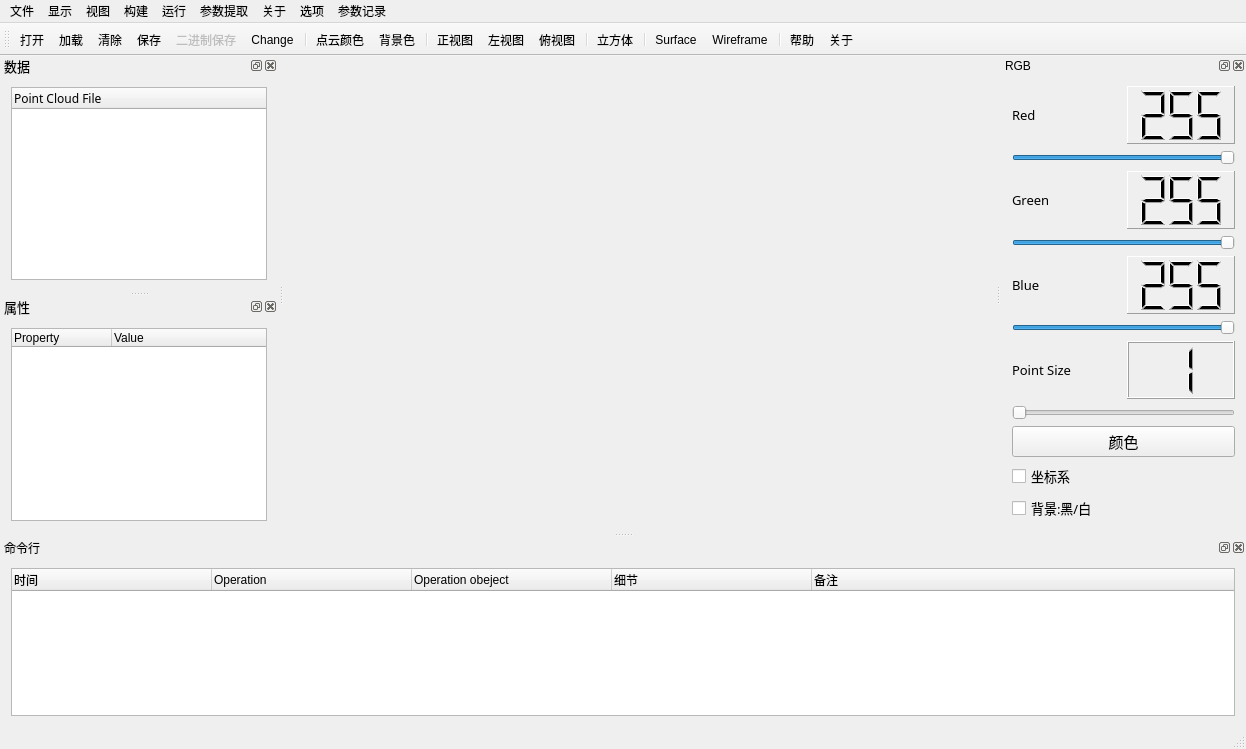
<?xml version="1.0" encoding="UTF-8"?>
<ui version="4.0">
 <class>CloudViewerClass</class>
 <widget class="QMainWindow" name="CloudViewerClass">
  <property name="geometry">
   <rect>
    <x>0</x>
    <y>0</y>
    <width>1246</width>
    <height>749</height>
   </rect>
  </property>
  <property name="sizePolicy">
   <sizepolicy hsizetype="Expanding" vsizetype="Expanding">
    <horstretch>85</horstretch>
    <verstretch>0</verstretch>
   </sizepolicy>
  </property>
  <property name="minimumSize">
   <size>
    <width>900</width>
    <height>650</height>
   </size>
  </property>
  <property name="maximumSize">
   <size>
    <width>16777215</width>
    <height>16777215</height>
   </size>
  </property>
  <property name="windowTitle">
   <string>单木点云提取系统</string>
  </property>
  <property name="styleSheet">
   <string notr="true"/>
  </property>
  <property name="animated">
   <bool>true</bool>
  </property>
  <property name="tabShape">
   <enum>QTabWidget::Rounded</enum>
  </property>
  <property name="dockNestingEnabled">
   <bool>false</bool>
  </property>
  <widget class="QWidget" name="centralWidget">
   <property name="sizePolicy">
    <sizepolicy hsizetype="Preferred" vsizetype="Preferred">
     <horstretch>0</horstretch>
     <verstretch>0</verstretch>
    </sizepolicy>
   </property>
   <layout class="QHBoxLayout" name="horizontalLayout_5">
    <item>
     <widget class="QVTKWidget" name="screen" native="true">
      <property name="minimumSize">
       <size>
        <width>600</width>
        <height>400</height>
       </size>
      </property>
     </widget>
    </item>
   </layout>
  </widget>
  <widget class="QMenuBar" name="menuBar">
   <property name="geometry">
    <rect>
     <x>0</x>
     <y>0</y>
     <width>1246</width>
     <height>26</height>
    </rect>
   </property>
   <property name="font">
    <font>
     <family>微软雅黑</family>
    </font>
   </property>
   <widget class="QMenu" name="menuFile">
    <property name="title">
     <string>文件</string>
    </property>
    <addaction name="openAction"/>
    <addaction name="addAction"/>
    <addaction name="clearAction"/>
    <addaction name="saveAction"/>
    <addaction name="saveBinaryAction"/>
    <addaction name="changeAction"/>
    <addaction name="exitAction"/>
   </widget>
   <widget class="QMenu" name="menuGenerate">
    <property name="title">
     <string>构建</string>
    </property>
    <widget class="QMenu" name="menuBasic_shapes">
     <property name="title">
      <string>Basic shapes</string>
     </property>
     <property name="icon">
      <iconset resource="cloudviewer.qrc">
       <normaloff>:/Resources/images/shape.png</normaloff>:/Resources/images/shape.png</iconset>
     </property>
     <addaction name="sphereAction"/>
     <addaction name="cylinderAction"/>
    </widget>
    <addaction name="cubeAction"/>
    <addaction name="menuBasic_shapes"/>
   </widget>
   <widget class="QMenu" name="menuAbout">
    <property name="title">
     <string>关于</string>
    </property>
    <addaction name="helpAction"/>
    <addaction name="aboutAction"/>
   </widget>
   <widget class="QMenu" name="menuOption">
    <property name="title">
     <string>选项</string>
    </property>
    <widget class="QMenu" name="themeAction">
     <property name="title">
      <string>主题</string>
     </property>
     <property name="icon">
      <iconset resource="cloudviewer.qrc">
       <normaloff>:/Resources/images/theme.png</normaloff>:/Resources/images/theme.png</iconset>
     </property>
     <addaction name="windowsThemeAction"/>
     <addaction name="darculaThemeAction"/>
    </widget>
    <widget class="QMenu" name="langAction">
     <property name="enabled">
      <bool>false</bool>
     </property>
     <property name="title">
      <string>语言</string>
     </property>
     <property name="icon">
      <iconset resource="cloudviewer.qrc">
       <normaloff>:/Resources/images/language.png</normaloff>:/Resources/images/language.png</iconset>
     </property>
     <addaction name="englishAction"/>
     <addaction name="chineseAction"/>
    </widget>
    <addaction name="themeAction"/>
    <addaction name="langAction"/>
   </widget>
   <widget class="QMenu" name="menuView">
    <property name="title">
     <string>显示</string>
    </property>
    <widget class="QMenu" name="menuAngle_view">
     <property name="title">
      <string>视角</string>
     </property>
     <addaction name="mainviewAction"/>
     <addaction name="leftviewAction"/>
     <addaction name="topviewAction"/>
    </widget>
    <addaction name="pointcolorAction"/>
    <addaction name="bgcolorAction"/>
    <addaction name="menuAngle_view"/>
   </widget>
   <widget class="QMenu" name="menuView_2">
    <property name="title">
     <string>视图</string>
    </property>
    <addaction name="dataAction"/>
    <addaction name="propertyAction"/>
    <addaction name="consoleAction"/>
    <addaction name="RGBAction"/>
   </widget>
   <widget class="QMenu" name="menuProcess">
    <property name="title">
     <string>运行</string>
    </property>
    <widget class="QMenu" name="menuDignalModel">
     <property name="title">
      <string>数字模型生成</string>
     </property>
     <addaction name="action_DEM"/>
     <addaction name="action_DSM"/>
     <addaction name="action_CHM"/>
    </widget>
    <addaction name="meshsurfaceAction"/>
    <addaction name="wireframeAction"/>
    <addaction name="separator"/>
    <addaction name="actionCSF_lvB"/>
    <addaction name="actionlvbo"/>
    <addaction name="separator"/>
    <addaction name="actionlas_pcd"/>
    <addaction name="separator"/>
    <addaction name="actionNpCloud"/>
    <addaction name="menuDignalModel"/>
   </widget>
   <widget class="QMenu" name="menu">
    <property name="title">
     <string>参数提取</string>
    </property>
    <addaction name="actionyuannihe"/>
   </widget>
   <widget class="QMenu" name="menu_2">
    <property name="title">
     <string>参数记录</string>
    </property>
    <addaction name="actionJGJL"/>
   </widget>
   <addaction name="menuFile"/>
   <addaction name="menuView"/>
   <addaction name="menuView_2"/>
   <addaction name="menuGenerate"/>
   <addaction name="menuProcess"/>
   <addaction name="menu"/>
   <addaction name="menuAbout"/>
   <addaction name="menuOption"/>
   <addaction name="menu_2"/>
  </widget>
  <widget class="QToolBar" name="mainToolBar">
   <attribute name="toolBarArea">
    <enum>TopToolBarArea</enum>
   </attribute>
   <attribute name="toolBarBreak">
    <bool>false</bool>
   </attribute>
   <addaction name="openAction"/>
   <addaction name="addAction"/>
   <addaction name="clearAction"/>
   <addaction name="saveAction"/>
   <addaction name="saveBinaryAction"/>
   <addaction name="changeAction"/>
   <addaction name="separator"/>
   <addaction name="pointcolorAction"/>
   <addaction name="bgcolorAction"/>
   <addaction name="separator"/>
   <addaction name="mainviewAction"/>
   <addaction name="leftviewAction"/>
   <addaction name="topviewAction"/>
   <addaction name="separator"/>
   <addaction name="cubeAction"/>
   <addaction name="separator"/>
   <addaction name="meshsurfaceAction"/>
   <addaction name="wireframeAction"/>
   <addaction name="separator"/>
   <addaction name="helpAction"/>
   <addaction name="aboutAction"/>
  </widget>
  <widget class="QStatusBar" name="statusBar"/>
  <widget class="QDockWidget" name="RGBDock">
   <property name="minimumSize">
    <size>
     <width>245</width>
     <height>400</height>
    </size>
   </property>
   <property name="maximumSize">
    <size>
     <width>300</width>
     <height>524287</height>
    </size>
   </property>
   <property name="windowTitle">
    <string>RGB</string>
   </property>
   <attribute name="dockWidgetArea">
    <number>2</number>
   </attribute>
   <widget class="QWidget" name="dockWidgetContents_4">
    <layout class="QVBoxLayout" name="verticalLayout_2">
     <item>
      <layout class="QVBoxLayout" name="verticalLayout">
       <item>
        <layout class="QHBoxLayout" name="horizontalLayout">
         <item>
          <widget class="QLabel" name="label_1">
           <property name="sizePolicy">
            <sizepolicy hsizetype="Expanding" vsizetype="Preferred">
             <horstretch>0</horstretch>
             <verstretch>0</verstretch>
            </sizepolicy>
           </property>
           <property name="font">
            <font>
             <family>微软雅黑</family>
             <pointsize>10</pointsize>
            </font>
           </property>
           <property name="text">
            <string>Red</string>
           </property>
          </widget>
         </item>
         <item>
          <widget class="QLCDNumber" name="rLCD">
           <property name="sizePolicy">
            <sizepolicy hsizetype="Expanding" vsizetype="Minimum">
             <horstretch>0</horstretch>
             <verstretch>0</verstretch>
            </sizepolicy>
           </property>
           <property name="autoFillBackground">
            <bool>false</bool>
           </property>
           <property name="inputMethodHints">
            <set>Qt::ImhNone</set>
           </property>
           <property name="frameShape">
            <enum>QFrame::Panel</enum>
           </property>
           <property name="frameShadow">
            <enum>QFrame::Raised</enum>
           </property>
           <property name="lineWidth">
            <number>1</number>
           </property>
           <property name="smallDecimalPoint">
            <bool>false</bool>
           </property>
           <property name="digitCount">
            <number>3</number>
           </property>
           <property name="mode">
            <enum>QLCDNumber::Dec</enum>
           </property>
           <property name="value" stdset="0">
            <double>255.000000000000000</double>
           </property>
           <property name="intValue" stdset="0">
            <number>255</number>
           </property>
          </widget>
         </item>
        </layout>
       </item>
       <item>
        <widget class="QSlider" name="rSlider">
         <property name="sizePolicy">
          <sizepolicy hsizetype="Expanding" vsizetype="Fixed">
           <horstretch>0</horstretch>
           <verstretch>0</verstretch>
          </sizepolicy>
         </property>
         <property name="minimumSize">
          <size>
           <width>132</width>
           <height>0</height>
          </size>
         </property>
         <property name="maximum">
          <number>255</number>
         </property>
         <property name="sliderPosition">
          <number>255</number>
         </property>
         <property name="orientation">
          <enum>Qt::Horizontal</enum>
         </property>
        </widget>
       </item>
       <item>
        <layout class="QHBoxLayout" name="horizontalLayout_2">
         <item>
          <widget class="QLabel" name="label_2">
           <property name="sizePolicy">
            <sizepolicy hsizetype="Expanding" vsizetype="Preferred">
             <horstretch>0</horstretch>
             <verstretch>0</verstretch>
            </sizepolicy>
           </property>
           <property name="font">
            <font>
             <family>微软雅黑</family>
             <pointsize>10</pointsize>
            </font>
           </property>
           <property name="text">
            <string>Green</string>
           </property>
          </widget>
         </item>
         <item>
          <widget class="QLCDNumber" name="gLCD">
           <property name="sizePolicy">
            <sizepolicy hsizetype="Expanding" vsizetype="Minimum">
             <horstretch>0</horstretch>
             <verstretch>0</verstretch>
            </sizepolicy>
           </property>
           <property name="frameShape">
            <enum>QFrame::Panel</enum>
           </property>
           <property name="digitCount">
            <number>3</number>
           </property>
           <property name="intValue" stdset="0">
            <number>255</number>
           </property>
          </widget>
         </item>
        </layout>
       </item>
       <item>
        <widget class="QSlider" name="gSlider">
         <property name="sizePolicy">
          <sizepolicy hsizetype="Expanding" vsizetype="Fixed">
           <horstretch>0</horstretch>
           <verstretch>0</verstretch>
          </sizepolicy>
         </property>
         <property name="minimumSize">
          <size>
           <width>132</width>
           <height>0</height>
          </size>
         </property>
         <property name="maximum">
          <number>255</number>
         </property>
         <property name="sliderPosition">
          <number>255</number>
         </property>
         <property name="orientation">
          <enum>Qt::Horizontal</enum>
         </property>
        </widget>
       </item>
       <item>
        <layout class="QHBoxLayout" name="horizontalLayout_3">
         <item>
          <widget class="QLabel" name="label_3">
           <property name="sizePolicy">
            <sizepolicy hsizetype="Expanding" vsizetype="Preferred">
             <horstretch>0</horstretch>
             <verstretch>0</verstretch>
            </sizepolicy>
           </property>
           <property name="font">
            <font>
             <family>微软雅黑</family>
             <pointsize>10</pointsize>
            </font>
           </property>
           <property name="text">
            <string>Blue</string>
           </property>
          </widget>
         </item>
         <item>
          <widget class="QLCDNumber" name="bLCD">
           <property name="sizePolicy">
            <sizepolicy hsizetype="Expanding" vsizetype="Minimum">
             <horstretch>0</horstretch>
             <verstretch>0</verstretch>
            </sizepolicy>
           </property>
           <property name="frameShape">
            <enum>QFrame::Panel</enum>
           </property>
           <property name="digitCount">
            <number>3</number>
           </property>
           <property name="intValue" stdset="0">
            <number>255</number>
           </property>
          </widget>
         </item>
        </layout>
       </item>
       <item>
        <widget class="QSlider" name="bSlider">
         <property name="sizePolicy">
          <sizepolicy hsizetype="Expanding" vsizetype="Fixed">
           <horstretch>0</horstretch>
           <verstretch>0</verstretch>
          </sizepolicy>
         </property>
         <property name="minimumSize">
          <size>
           <width>132</width>
           <height>0</height>
          </size>
         </property>
         <property name="maximum">
          <number>255</number>
         </property>
         <property name="sliderPosition">
          <number>255</number>
         </property>
         <property name="orientation">
          <enum>Qt::Horizontal</enum>
         </property>
        </widget>
       </item>
       <item>
        <layout class="QHBoxLayout" name="horizontalLayout_4">
         <item>
          <widget class="QLabel" name="label_4">
           <property name="sizePolicy">
            <sizepolicy hsizetype="Expanding" vsizetype="Preferred">
             <horstretch>0</horstretch>
             <verstretch>0</verstretch>
            </sizepolicy>
           </property>
           <property name="font">
            <font>
             <family>微软雅黑</family>
             <pointsize>10</pointsize>
            </font>
           </property>
           <property name="text">
            <string>Point Size</string>
           </property>
          </widget>
         </item>
         <item>
          <widget class="QLCDNumber" name="sizeLCD">
           <property name="sizePolicy">
            <sizepolicy hsizetype="Expanding" vsizetype="Minimum">
             <horstretch>0</horstretch>
             <verstretch>0</verstretch>
            </sizepolicy>
           </property>
           <property name="digitCount">
            <number>1</number>
           </property>
           <property name="segmentStyle">
            <enum>QLCDNumber::Filled</enum>
           </property>
           <property name="intValue" stdset="0">
            <number>1</number>
           </property>
          </widget>
         </item>
        </layout>
       </item>
       <item>
        <widget class="QSlider" name="pSlider">
         <property name="sizePolicy">
          <sizepolicy hsizetype="Expanding" vsizetype="Fixed">
           <horstretch>0</horstretch>
           <verstretch>0</verstretch>
          </sizepolicy>
         </property>
         <property name="minimumSize">
          <size>
           <width>132</width>
           <height>0</height>
          </size>
         </property>
         <property name="minimum">
          <number>1</number>
         </property>
         <property name="maximum">
          <number>10</number>
         </property>
         <property name="sliderPosition">
          <number>1</number>
         </property>
         <property name="orientation">
          <enum>Qt::Horizontal</enum>
         </property>
        </widget>
       </item>
       <item>
        <widget class="QPushButton" name="colorBtn">
         <property name="font">
          <font>
           <family>Times New Roman</family>
           <pointsize>11</pointsize>
          </font>
         </property>
         <property name="styleSheet">
          <string notr="true"/>
         </property>
         <property name="text">
          <string>颜色</string>
         </property>
        </widget>
       </item>
      </layout>
     </item>
     <item>
      <widget class="QCheckBox" name="cooCbx">
       <property name="font">
        <font>
         <family>微软雅黑</family>
         <pointsize>10</pointsize>
        </font>
       </property>
       <property name="text">
        <string>坐标系</string>
       </property>
      </widget>
     </item>
     <item>
      <widget class="QCheckBox" name="bgcCbx">
       <property name="font">
        <font>
         <family>微软雅黑</family>
         <pointsize>10</pointsize>
        </font>
       </property>
       <property name="text">
        <string>背景:黑/白</string>
       </property>
      </widget>
     </item>
    </layout>
   </widget>
  </widget>
  <widget class="QDockWidget" name="dataDock">
   <property name="minimumSize">
    <size>
     <width>250</width>
     <height>235</height>
    </size>
   </property>
   <property name="maximumSize">
    <size>
     <width>300</width>
     <height>524287</height>
    </size>
   </property>
   <property name="font">
    <font>
     <family>微软雅黑</family>
     <pointsize>10</pointsize>
    </font>
   </property>
   <property name="windowTitle">
    <string>数据</string>
   </property>
   <attribute name="dockWidgetArea">
    <number>1</number>
   </attribute>
   <widget class="QWidget" name="dockWidgetContents_5">
    <layout class="QVBoxLayout" name="verticalLayout_3">
     <item>
      <widget class="QTreeWidget" name="dataTree">
       <property name="minimumSize">
        <size>
         <width>0</width>
         <height>180</height>
        </size>
       </property>
       <property name="font">
        <font>
         <family>微软雅黑</family>
         <pointsize>9</pointsize>
        </font>
       </property>
       <property name="contextMenuPolicy">
        <enum>Qt::CustomContextMenu</enum>
       </property>
       <column>
        <property name="text">
         <string>Point Cloud File</string>
        </property>
       </column>
      </widget>
     </item>
    </layout>
   </widget>
  </widget>
  <widget class="QDockWidget" name="propertyDock">
   <property name="minimumSize">
    <size>
     <width>250</width>
     <height>235</height>
    </size>
   </property>
   <property name="font">
    <font>
     <family>微软雅黑</family>
     <pointsize>10</pointsize>
    </font>
   </property>
   <property name="windowTitle">
    <string>属性</string>
   </property>
   <attribute name="dockWidgetArea">
    <number>1</number>
   </attribute>
   <widget class="QWidget" name="dockWidgetContents_6">
    <layout class="QVBoxLayout" name="verticalLayout_4">
     <item>
      <widget class="QTableWidget" name="propertyTable">
       <property name="minimumSize">
        <size>
         <width>0</width>
         <height>180</height>
        </size>
       </property>
       <property name="font">
        <font>
         <pointsize>9</pointsize>
        </font>
       </property>
       <property name="frameShadow">
        <enum>QFrame::Sunken</enum>
       </property>
       <property name="midLineWidth">
        <number>0</number>
       </property>
       <property name="horizontalScrollBarPolicy">
        <enum>Qt::ScrollBarAsNeeded</enum>
       </property>
       <property name="sizeAdjustPolicy">
        <enum>QAbstractScrollArea::AdjustIgnored</enum>
       </property>
       <property name="autoScroll">
        <bool>true</bool>
       </property>
       <property name="editTriggers">
        <set>QAbstractItemView::NoEditTriggers</set>
       </property>
       <property name="tabKeyNavigation">
        <bool>true</bool>
       </property>
       <property name="showDropIndicator" stdset="0">
        <bool>true</bool>
       </property>
       <property name="dragDropOverwriteMode">
        <bool>true</bool>
       </property>
       <property name="alternatingRowColors">
        <bool>false</bool>
       </property>
       <property name="selectionMode">
        <enum>QAbstractItemView::ExtendedSelection</enum>
       </property>
       <property name="textElideMode">
        <enum>Qt::ElideLeft</enum>
       </property>
       <property name="horizontalScrollMode">
        <enum>QAbstractItemView::ScrollPerItem</enum>
       </property>
       <property name="showGrid">
        <bool>false</bool>
       </property>
       <property name="wordWrap">
        <bool>true</bool>
       </property>
       <property name="cornerButtonEnabled">
        <bool>true</bool>
       </property>
       <property name="rowCount">
        <number>4</number>
       </property>
       <property name="columnCount">
        <number>2</number>
       </property>
       <attribute name="horizontalHeaderCascadingSectionResizes">
        <bool>false</bool>
       </attribute>
       <attribute name="horizontalHeaderDefaultSectionSize">
        <number>100</number>
       </attribute>
       <attribute name="horizontalHeaderHighlightSections">
        <bool>true</bool>
       </attribute>
       <attribute name="horizontalHeaderMinimumSectionSize">
        <number>25</number>
       </attribute>
       <attribute name="horizontalHeaderStretchLastSection">
        <bool>true</bool>
       </attribute>
       <attribute name="verticalHeaderVisible">
        <bool>false</bool>
       </attribute>
       <attribute name="verticalHeaderCascadingSectionResizes">
        <bool>false</bool>
       </attribute>
       <row/>
       <row/>
       <row/>
       <row/>
       <column>
        <property name="text">
         <string>Property</string>
        </property>
        <property name="textAlignment">
         <set>AlignLeading|AlignVCenter</set>
        </property>
       </column>
       <column>
        <property name="text">
         <string>Value</string>
        </property>
        <property name="textAlignment">
         <set>AlignLeading|AlignVCenter</set>
        </property>
       </column>
      </widget>
     </item>
    </layout>
   </widget>
  </widget>
  <widget class="QDockWidget" name="consoleDock">
   <property name="minimumSize">
    <size>
     <width>200</width>
     <height>140</height>
    </size>
   </property>
   <property name="maximumSize">
    <size>
     <width>524287</width>
     <height>220</height>
    </size>
   </property>
   <property name="windowTitle">
    <string>命令行</string>
   </property>
   <attribute name="dockWidgetArea">
    <number>8</number>
   </attribute>
   <widget class="QWidget" name="dockWidgetContents_7">
    <layout class="QVBoxLayout" name="verticalLayout_5">
     <item>
      <widget class="QTableWidget" name="consoleTable">
       <property name="showGrid">
        <bool>false</bool>
       </property>
       <property name="gridStyle">
        <enum>Qt::SolidLine</enum>
       </property>
       <property name="rowCount">
        <number>0</number>
       </property>
       <property name="columnCount">
        <number>5</number>
       </property>
       <attribute name="horizontalHeaderVisible">
        <bool>true</bool>
       </attribute>
       <attribute name="horizontalHeaderDefaultSectionSize">
        <number>200</number>
       </attribute>
       <attribute name="horizontalHeaderStretchLastSection">
        <bool>true</bool>
       </attribute>
       <attribute name="verticalHeaderVisible">
        <bool>false</bool>
       </attribute>
       <column>
        <property name="text">
         <string>时间</string>
        </property>
        <property name="textAlignment">
         <set>AlignLeading|AlignVCenter</set>
        </property>
       </column>
       <column>
        <property name="text">
         <string>Operation</string>
        </property>
        <property name="textAlignment">
         <set>AlignLeading|AlignVCenter</set>
        </property>
       </column>
       <column>
        <property name="text">
         <string>Operation obeject</string>
        </property>
        <property name="textAlignment">
         <set>AlignLeading|AlignVCenter</set>
        </property>
       </column>
       <column>
        <property name="text">
         <string>细节</string>
        </property>
        <property name="textAlignment">
         <set>AlignLeading|AlignVCenter</set>
        </property>
       </column>
       <column>
        <property name="text">
         <string>备注</string>
        </property>
        <property name="textAlignment">
         <set>AlignLeading|AlignVCenter</set>
        </property>
       </column>
      </widget>
     </item>
    </layout>
   </widget>
  </widget>
  <action name="openAction">
   <property name="icon">
    <iconset resource="cloudviewer.qrc">
     <normaloff>:/Resources/images/open.png</normaloff>:/Resources/images/open.png</iconset>
   </property>
   <property name="text">
    <string>打开</string>
   </property>
   <property name="statusTip">
    <string>open a exsting file</string>
   </property>
   <property name="shortcut">
    <string>Ctrl+O</string>
   </property>
  </action>
  <action name="saveAction">
   <property name="icon">
    <iconset resource="cloudviewer.qrc">
     <normaloff>:/Resources/images/save.png</normaloff>:/Resources/images/save.png</iconset>
   </property>
   <property name="text">
    <string>保存</string>
   </property>
   <property name="statusTip">
    <string>save the file</string>
   </property>
   <property name="shortcut">
    <string>Ctrl+S</string>
   </property>
  </action>
  <action name="saveasAction">
   <property name="text">
    <string>Save as...</string>
   </property>
  </action>
  <action name="cubeAction">
   <property name="icon">
    <iconset resource="cloudviewer.qrc">
     <normaloff>:/Resources/images/cube.png</normaloff>:/Resources/images/cube.png</iconset>
   </property>
   <property name="text">
    <string>立方体</string>
   </property>
   <property name="statusTip">
    <string>generate a cube point cloud</string>
   </property>
  </action>
  <action name="helpAction">
   <property name="icon">
    <iconset resource="cloudviewer.qrc">
     <normaloff>:/Resources/images/help.png</normaloff>:/Resources/images/help.png</iconset>
   </property>
   <property name="text">
    <string>帮助</string>
   </property>
   <property name="statusTip">
    <string>show help information</string>
   </property>
  </action>
  <action name="aboutAction">
   <property name="icon">
    <iconset resource="cloudviewer.qrc">
     <normaloff>:/Resources/images/about.png</normaloff>:/Resources/images/about.png</iconset>
   </property>
   <property name="text">
    <string>关于</string>
   </property>
   <property name="statusTip">
    <string>show some information of the software</string>
   </property>
  </action>
  <action name="changeAction">
   <property name="icon">
    <iconset resource="cloudviewer.qrc">
     <normaloff>:/Resources/images/change.png</normaloff>:/Resources/images/change.png</iconset>
   </property>
   <property name="text">
    <string>Change</string>
   </property>
   <property name="statusTip">
    <string>change the format of the file</string>
   </property>
  </action>
  <action name="exitAction">
   <property name="icon">
    <iconset resource="cloudviewer.qrc">
     <normaloff>:/Resources/images/exit.png</normaloff>:/Resources/images/exit.png</iconset>
   </property>
   <property name="text">
    <string>退出</string>
   </property>
   <property name="shortcut">
    <string>Ctrl+Q</string>
   </property>
  </action>
  <action name="pointcolorAction">
   <property name="icon">
    <iconset resource="cloudviewer.qrc">
     <normaloff>:/Resources/images/pointcolor.png</normaloff>:/Resources/images/pointcolor.png</iconset>
   </property>
   <property name="text">
    <string>点云颜色</string>
   </property>
  </action>
  <action name="bgcolorAction">
   <property name="icon">
    <iconset resource="cloudviewer.qrc">
     <normaloff>:/Resources/images/bgcolor.png</normaloff>:/Resources/images/bgcolor.png</iconset>
   </property>
   <property name="text">
    <string>背景色</string>
   </property>
  </action>
  <action name="mainviewAction">
   <property name="icon">
    <iconset resource="cloudviewer.qrc">
     <normaloff>:/Resources/images/zhengshi.png</normaloff>:/Resources/images/zhengshi.png</iconset>
   </property>
   <property name="text">
    <string>正视图</string>
   </property>
  </action>
  <action name="leftviewAction">
   <property name="icon">
    <iconset resource="cloudviewer.qrc">
     <normaloff>:/Resources/images/zuoshi.png</normaloff>:/Resources/images/zuoshi.png</iconset>
   </property>
   <property name="text">
    <string>左视图</string>
   </property>
  </action>
  <action name="topviewAction">
   <property name="icon">
    <iconset resource="cloudviewer.qrc">
     <normaloff>:/Resources/images/fushi.png</normaloff>:/Resources/images/fushi.png</iconset>
   </property>
   <property name="text">
    <string>俯视图</string>
   </property>
  </action>
  <action name="dataAction">
   <property name="checkable">
    <bool>true</bool>
   </property>
   <property name="checked">
    <bool>true</bool>
   </property>
   <property name="text">
    <string>数据管理</string>
   </property>
  </action>
  <action name="propertyAction">
   <property name="checkable">
    <bool>true</bool>
   </property>
   <property name="checked">
    <bool>true</bool>
   </property>
   <property name="text">
    <string>属性管理</string>
   </property>
  </action>
  <action name="consoleAction">
   <property name="checkable">
    <bool>true</bool>
   </property>
   <property name="checked">
    <bool>true</bool>
   </property>
   <property name="text">
    <string>命令行</string>
   </property>
  </action>
  <action name="RGBAction">
   <property name="checkable">
    <bool>true</bool>
   </property>
   <property name="checked">
    <bool>true</bool>
   </property>
   <property name="text">
    <string>颜色管理</string>
   </property>
  </action>
  <action name="clearAction">
   <property name="icon">
    <iconset resource="cloudviewer.qrc">
     <normaloff>:/Resources/images/clear.png</normaloff>:/Resources/images/clear.png</iconset>
   </property>
   <property name="text">
    <string>清除</string>
   </property>
  </action>
  <action name="addAction">
   <property name="icon">
    <iconset resource="cloudviewer.qrc">
     <normaloff>:/Resources/images/add.png</normaloff>:/Resources/images/add.png</iconset>
   </property>
   <property name="text">
    <string>加载</string>
   </property>
  </action>
  <action name="sphereAction">
   <property name="icon">
    <iconset resource="cloudviewer.qrc">
     <normaloff>:/Resources/images/sphere.png</normaloff>:/Resources/images/sphere.png</iconset>
   </property>
   <property name="text">
    <string>Sphere</string>
   </property>
  </action>
  <action name="cylinderAction">
   <property name="icon">
    <iconset resource="cloudviewer.qrc">
     <normaloff>:/Resources/images/cylinder.png</normaloff>:/Resources/images/cylinder.png</iconset>
   </property>
   <property name="text">
    <string>Cylinder</string>
   </property>
  </action>
  <action name="meshsurfaceAction">
   <property name="icon">
    <iconset resource="cloudviewer.qrc">
     <normaloff>:/Resources/images/mesh.png</normaloff>:/Resources/images/mesh.png</iconset>
   </property>
   <property name="text">
    <string>Surface</string>
   </property>
  </action>
  <action name="wireframeAction">
   <property name="icon">
    <iconset resource="cloudviewer.qrc">
     <normaloff>:/Resources/images/frame.png</normaloff>:/Resources/images/frame.png</iconset>
   </property>
   <property name="text">
    <string>Wireframe</string>
   </property>
  </action>
  <action name="windowsThemeAction">
   <property name="text">
    <string>Windows</string>
   </property>
  </action>
  <action name="darculaThemeAction">
   <property name="text">
    <string>Darcula</string>
   </property>
  </action>
  <action name="englishAction">
   <property name="text">
    <string>English</string>
   </property>
  </action>
  <action name="chineseAction">
   <property name="text">
    <string>Chinese</string>
   </property>
  </action>
  <action name="saveBinaryAction">
   <property name="enabled">
    <bool>false</bool>
   </property>
   <property name="icon">
    <iconset resource="cloudviewer.qrc">
     <normaloff>:/Resources/images/saveBinary.png</normaloff>:/Resources/images/saveBinary.png</iconset>
   </property>
   <property name="text">
    <string>二进制保存</string>
   </property>
   <property name="statusTip">
    <string>Save point cloud as binary file</string>
   </property>
  </action>
  <action name="actionCSF_lvB">
   <property name="text">
    <string>CSF滤波</string>
   </property>
  </action>
  <action name="actionlvbo">
   <property name="text">
    <string>形态学滤波</string>
   </property>
  </action>
  <action name="actionlas_pcd">
   <property name="text">
    <string>las-&gt;pcd</string>
   </property>
  </action>
  <action name="actionNpCloud">
   <property name="text">
    <string>点云归一化</string>
   </property>
  </action>
  <action name="action_DEM">
   <property name="text">
    <string>DEM</string>
   </property>
  </action>
  <action name="action_DSM">
   <property name="text">
    <string>DSM</string>
   </property>
  </action>
  <action name="action_CHM">
   <property name="text">
    <string>CHM</string>
   </property>
  </action>
  <action name="actionyuannihe">
   <property name="text">
    <string>胸径拟合</string>
   </property>
  </action>
  <action name="actionJGJL">
   <property name="text">
    <string>julu</string>
   </property>
  </action>
 </widget>
 <layoutdefault spacing="6" margin="11"/>
 <customwidgets>
  <customwidget>
   <class>QVTKWidget</class>
   <extends>QWidget</extends>
   <header>QVTKWidget.h</header>
  </customwidget>
 </customwidgets>
 <resources>
  <include location="cloudviewer.qrc"/>
 </resources>
 <connections/>
</ui>
